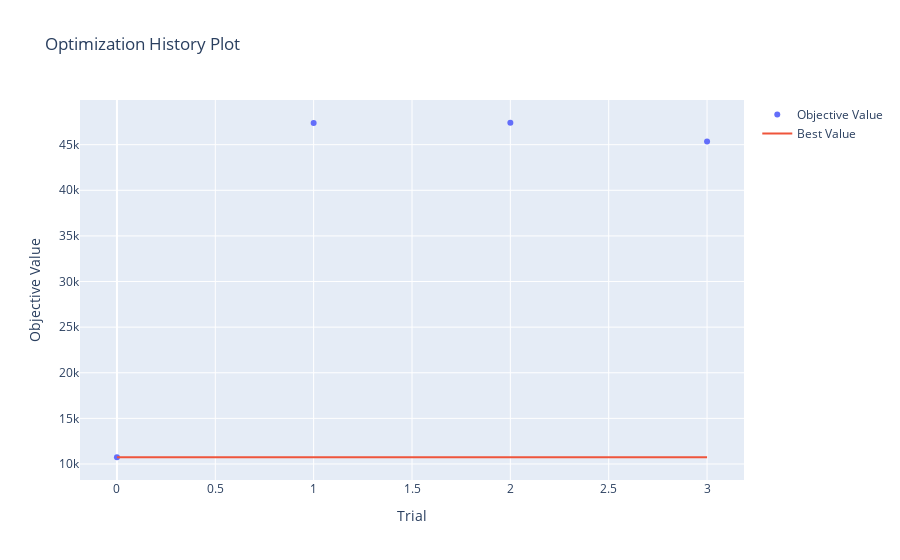

The notebook cell saved with this chart:
### Code cell
ov.plot_optimization_history(study)

### Figure 1 — Plotly figure (JSON) as saved in the notebook; plotly's stock layout.template omitted (floating-point values rounded to 4 significant figures)
{"data": [{"mode": "markers", "name": "Objective Value", "type": "scatter", "x": [0, 1, 2, 3], "y": [10740.0, 47380.0, 47400.0, 45340.0]}, {"mode": "lines", "name": "Best Value", "type": "scatter", "x": [0, 1, 2, 3], "y": [10740.0, 10740.0, 10740.0, 10740.0]}, {"marker": {"color": "#cccccc"}, "mode": "markers", "name": "Infeasible Trial", "showlegend": false, "type": "scatter", "x": [], "y": []}], "layout": {"title": {"text": "Optimization History Plot"}, "xaxis": {"title": {"text": "Trial"}}, "yaxis": {"title": {"text": "Objective Value"}}}}
